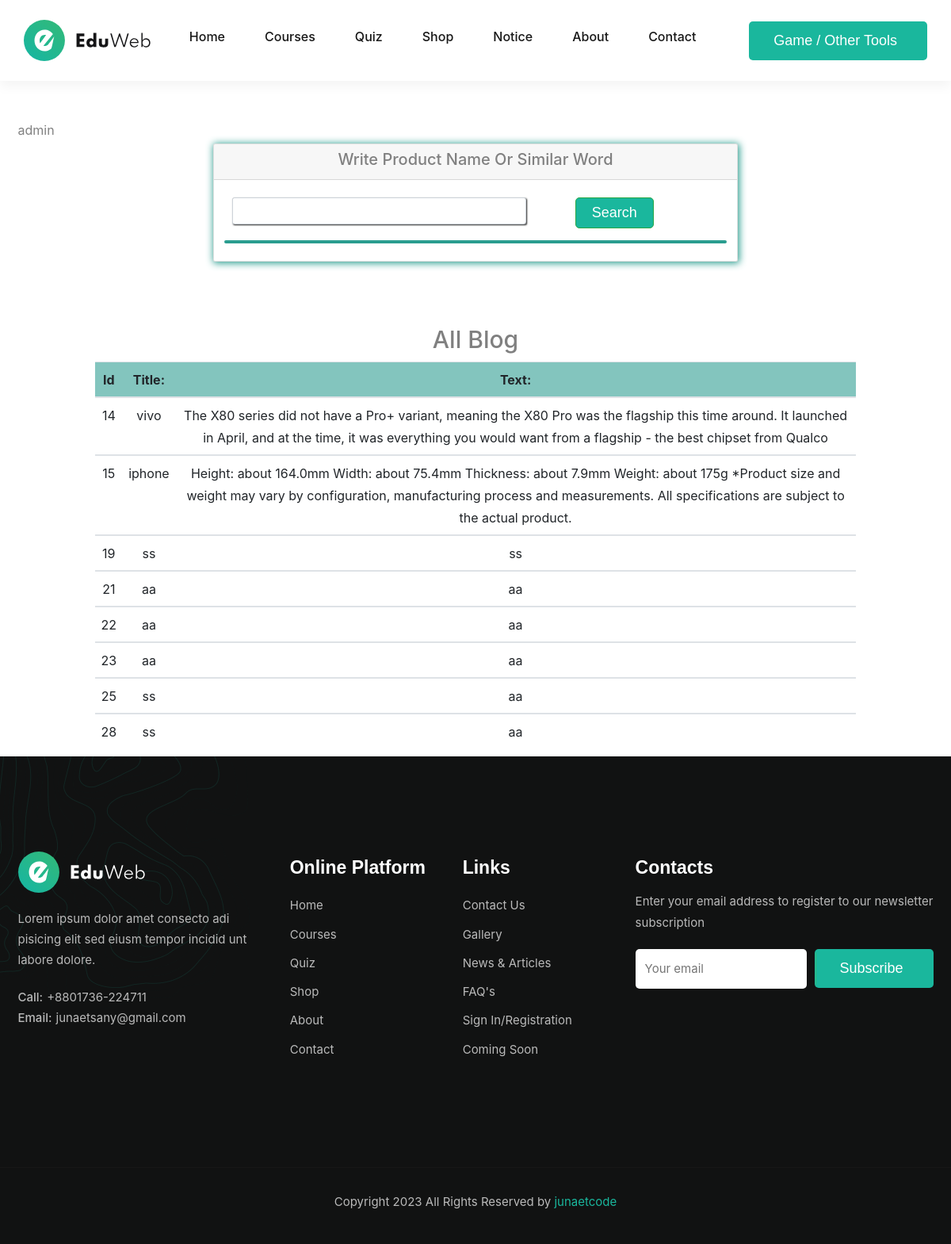
The app's page /notice/notice.php with its own data.
### tables this page shows
CREATE TABLE `blog` (
  `id` int(11) NOT NULL,
  `title` varchar(50) DEFAULT NULL,
  `texts` varchar(500) DEFAULT NULL
);

### notice/notice.php (the view, shortened to what this page needs)
<?php
include_once '../database.php';
$result = mysqli_query($conn,"SELECT * FROM blog");
?>
<!DOCTYPE html>
<html lang="en">
<head>
    <link rel="stylesheet" href="https://stackpath.bootstrapcdn.com/bootstrap/4.4.1/css/bootstrap.min.css">
    <link rel="stylesheet" href=".././assets/css/style.css">
</head>
<body>
  <header class="header" data-header>
    <div class="container">
      <a href="../index.html" class="logo">
        <img src="../assets/images/logo.svg" width="162" height="50" alt="EduWeb logo">
      </a>
      <nav class="navbar" data-navbar>
        <ul class="navbar-list">
          <li class="navbar-item">
            <a href="../index.html" class="navbar-link" data-nav-link>Home</a>
          </li>
          <li class="navbar-item">
            <a href="../course.html" class="navbar-link" data-nav-link>Courses</a>
          </li>
          <li class="navbar-item">
            <a href="../quiz_page.html" class="navbar-link" data-nav-link>Quiz</a>
          </li>
          <li class="navbar-item">
            <a href="../stor.html" class="navbar-link" data-nav-link>Shop</a>
          </li>
          <li class="navbar-item">
            <a href="../notice/notice.php" class="navbar-link" data-nav-link>Notice</a>
          </li>
          <li class="navbar-item">
            <a href="../about.html" class="navbar-link" data-nav-link>About</a>
          </li>
          <li class="navbar-item">
            <a href="../contact/contact.html" class="navbar-link" data-nav-link>Contact</a>
          </li>
        </ul>
      </nav>
      <div class="header-actions">
        <a href="../tool.html" class="btn has-before">
          <span class="span">Game / Other Tools</span>
        </a>
      </div>
    </div>
  </header>
  <div  class="container margin_top">
    <a href="notice_admin.php">admin</a>
        <div class="row justify-content-center">
            <div class="col-md-7">
                <div style="box-shadow: 1px 1px 10px 1px #2a9d8f;" class="card mt-1">
                    <div class="card-header text-center">
                        <h4 style="text-transform: capitalize;font-size: 20px;">write product name or similar word</h4>
                    </div>
                    <div class="card-body">
                        <form action="" method="GET">
                            <div class="row">
                                <div class="col-md-8">
                                    <input type="text" name="stud_id" value="<?php if(isset($_GET['stud_id'])){echo $_GET['stud_id'];} ?>" class="form-control search_in">
                                </div>
                                <div class="col-md-4">
                                    <button  type="submit" class="btn btn-success mt-3 search_btn">Search</button>
                                </div>
                            </div>
                        </form>
                        <div class="row">
                            <div class="col-md-12">
                                <hr>
                            </div>
                        </div>
                    </div>
                </div>
            </div>
        </div>
    </div>
    <div class="boxx">
    <div class="conteiner">
    <h1 style="font-size:30px; text-align: center;padding-top: 50px;" class="mt-5 mb-3">All Blog</h1>
    <?php
if (mysqli_num_rows($result) > 0) {
?>
<div style="width: 80%;margin: auto;">
<table class="table table-hover text-center ">
  <thead class=" table-striped">
    <tr style="background-color:#83c5be">
      <th scope="col">Id</th>
      <th scope="col">Title:</th>
      <th scope="col">Text:</th>
    </tr>
  </thead>
  <?php
			while($row = mysqli_fetch_array($result)) {
			?>
  <tbody>
  <tr>
	    <td><?php echo $row["id"]; ?></td>
		<td><?php echo $row["title"]; ?></td>
		<td><?php echo $row["texts"]; ?></td>
      </tr>
			<?php
			}
			?>
  </tbody>
</table>
</div>
<?php
}
else
{
    echo "No result found";
}
?>
</div>
</div>
  <footer class="footer" style="background-image: url('../assets/images/footer-bg.png')">
    <div class="footer-top section">
      <div class="container grid-list">
        <div class="footer-brand">
          <a href="#" class="logo">
            <img src="../assets/images/logo-light.svg" width="162" height="50" alt="EduWeb logo">
          </a>
          <p class="footer-brand-text">
            Lorem ipsum dolor amet consecto adi pisicing elit sed eiusm tempor incidid unt labore dolore.
          </p>
          <div class="wrapper">
            <span class="span">Call:</span>
            <a href="tel:+011234567890" class="footer-link">+8801736-224711</a>
          </div>
          <div class="wrapper">
            <span class="span">Email:</span>
            <a href="mailto:info@eduweb.com" class="footer-link">junaetsany@gmail.com</a>
          </div>
        </div>
        <ul class="footer-list">
          <li>
            <p class="footer-list-title">Online Platform</p>
          </li>
          <li>
            <a href="../index.html" class="footer-link">Home</a>
          </li>
          <li>
            <a href="../course.html" class="footer-link">Courses</a>
          </li>
          <li>
            <a href="../quiz_page.html" class="footer-link">Quiz</a>
          </li>
          <li>
            <a href="../stor.html" class="footer-link">Shop</a>
          </li>
          <li>
            <a href="../about.html" class="footer-link">About</a>
          </li>
          <li>
            <a href="../contact/contact.html" class="footer-link">Contact</a>
          </li>
        </ul>
        <ul class="footer-list">
          <li>
            <p class="footer-list-title">Links</p>
          </li>
          <li>
            <a href="#" class="footer-link">Contact Us</a>
          </li>
          <li>
            <a href="#" class="footer-link">Gallery</a>
          </li>
          <li>
            <a href="#" class="footer-link">News & Articles</a>
          </li>
          <li>
            <a href="#" class="footer-link">FAQ's</a>
          </li>
          <li>
            <a href="#" class="footer-link">Sign In/Registration</a>
          </li>
          <li>
            <a href="#" class="footer-link">Coming Soon</a>
          </li>
        </ul>
        <div class="footer-list">
          <p class="footer-list-title">Contacts</p>
          <p class="footer-list-text">
            Enter your email address to register to our newsletter subscription
          </p>
          <form action="" class="newsletter-form">
            <input type="email" name="email_address" placeholder="Your email" required class="input-field">
            <button type="submit" class="btn has-before">
              <span class="span">Subscribe</span>
            </button>
          </form>
        </div>
      </div>
    </div>
    <div class="footer-bottom">
      <div class="container">
        <p class="copyright">
          Copyright 2023 All Rights Reserved by <a href="#" class="copyright-link">junaetcode</a>
        </p>
      </div>
    </div>
  </footer>
</body>
</html>

### notice/notice.php (style rules this page uses)
hr { border: 2px solid #2a9d8f; border-radius: 5px; }
.margin_top { margin-top:150px; }
.search_btn { padding: 5px 20px; }
.search_in { margin: 10px; display: block; text-align:left; font-size: 50px; padding: 15px 5px; width: 90%; font-size: 16px; box-shadow: 1px 1px 2px #262626; }

### records on screen
blog: id "14", title "vivo", texts "The X80 series did not have a Pro+ variant, meaning the X80 Pro was the flagship this time around. It launched in April, and at the time, it was everything you would want from a flagship - the best chipset from Qualco"
blog: id "15", title "iphone", texts "Height: about 164.0mm Width: about 75.4mm Thickness: about 7.9mm Weight: about 175g *Product size and weight may vary by configuration, manufacturing process and measurements. All specifications are subject to the actual product."
blog: id "19", title "ss", texts "ss"
blog: id "21", title "aa", texts "aa"
blog: id "22", title "aa", texts "aa"
blog: id "23", title "aa", texts "aa"
blog: id "25", title "ss", texts "aa"
blog: id "28", title "ss", texts "aa"
